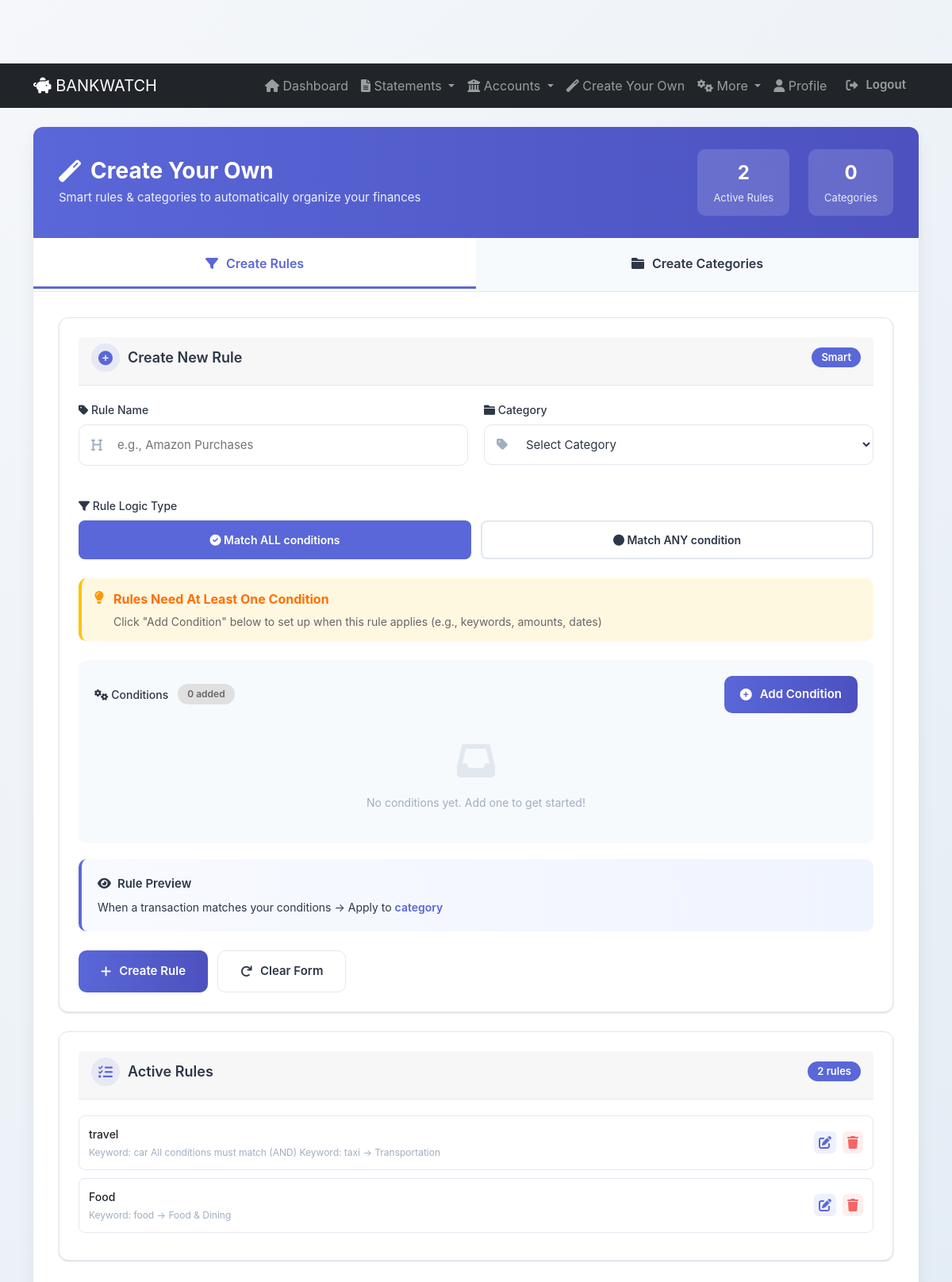
The app's page /analyzer/create-your-own/ (signed in) with its own data.
### analyzer/models.py (models this page shows, shortened)
class Rule(models.Model):
    user = models.ForeignKey(User, on_delete=models.CASCADE, related_name='rules')
    name = models.CharField(max_length=100)
    category = models.CharField(max_length=20, choices=Transaction.CATEGORY_CHOICES, default='OTHER')
    is_active = models.BooleanField(default=True)
    created_at = models.DateTimeField(auto_now_add=True)
    updated_at = models.DateTimeField(auto_now=True)
    RULE_TYPE_CHOICES = [
        ('AND', 'All conditions must match (AND)'),
        ('OR', 'Any condition matches (OR)'),
    ]
    rule_type = models.CharField(max_length=3, choices=RULE_TYPE_CHOICES, default='AND')

class RuleCondition(models.Model):
    rule = models.ForeignKey(Rule, on_delete=models.CASCADE, related_name='conditions')
    CONDITION_TYPE_CHOICES = [
        ('KEYWORD', 'Keyword in Description'),
        ('AMOUNT', 'Amount Range'),
        ('DATE', 'Date Range'),
        ('SOURCE', 'Transaction Source/Channel'),
    ]
    condition_type = models.CharField(max_length=20, choices=CONDITION_TYPE_CHOICES)
    keyword = models.CharField(max_length=100, blank=True)
    keyword_match_type = models.CharField(max_length=20, choices=[
        ('CONTAINS', 'Contains'),
        ('STARTS_WITH', 'Starts With'),
        ('ENDS_WITH', 'Ends With'),
        ('EXACT', 'Exact Match'),
    ], blank=True)
    amount_operator = models.CharField(max_length=20, choices=[
        ('EQUALS', 'Equals'),
        ('GREATER_THAN', 'Greater Than'),
        ('LESS_THAN', 'Less Than'),
        ('BETWEEN', 'Between'),
        ('GREATER_THAN_EQUAL', 'Greater Than or Equal'),
        ('LESS_THAN_EQUAL', 'Less Than or Equal'),
    ], blank=True)
    amount_value = models.DecimalField(max_digits=12, decimal_places=2, null=True, blank=True)
    amount_value2 = models.DecimalField(max_digits=12, decimal_places=2, null=True, blank=True)
    date_start = models.DateField(null=True, blank=True)
    date_end = models.DateField(null=True, blank=True)
    source_channel = models.CharField(max_length=50, blank=True, choices=[
        ('PAYTM', 'Paytm'),
        ('PHONEPE', 'PhonePe'),
        ('GOOGLE_PAY', 'Google Pay'),
        ('UPI', 'UPI'),
        ('DEBIT_CARD', 'Debit Card'),
        ('CREDIT_CARD', 'Credit Card'),
        ('NET_BANKING', 'Net Banking'),
        ('CHEQUE', 'Cheque'),
        ('NEFT', 'NEFT'),
        ('RTGS', 'RTGS'),
    ])
    def __str__(self):
        if self.condition_type == 'KEYWORD':
            return f"Keyword: {self.keyword}"
        elif self.condition_type == 'AMOUNT':
            if self.amount_operator == 'BETWEEN' and self.amount_value2:
                return f"Amount between {self.amount_value} and {self.amount_value2}"
            return f"Amount {self.get_amount_operator_display()}: {self.amount_value}"
        elif self.condition_type == 'DATE':
            return f"Date: {self.date_start} to {self.date_end}"
        elif self.condition_type == 'SOURCE':
            return f"Source: {self.get_source_channel_display()}"
        return f"Condition #{self.id}"

### analyzer/views.py (the view)
# urls.py: path('create-your-own/', views.create_your_own, name='create_your_own'),
@login_required
def create_your_own(request):
    rules = Rule.objects.filter(user=request.user).order_by('-created_at')
    custom_categories = CustomCategory.objects.filter(user=request.user).order_by('-created_at')
    context = {
        'total_rules': rules.count(),
        'total_categories': custom_categories.count(),
        'rules': rules,
        'custom_categories': custom_categories,
        'categories': Transaction.CATEGORY_CHOICES,
    }
    return render(request, 'analyzer/create_your_own.html', context)

### templates/analyzer/create_your_own.html (shortened to what this page needs)
{% extends "base.html" %}
{% load static %}
{% block content %}
<div class="container-main">
    <div class="header">
        <div class="header-content">
            <h2><i class="fas fa-magic"></i> Create Your Own</h2>
            <p>Smart rules & categories to automatically organize your finances</p>
        </div>
        <div class="stats">
            <div class="stat-item">
                <div class="stat-number" id="rulesCount">{{ total_rules }}</div>
                <div class="stat-label">Active Rules</div>
            </div>
            <div class="stat-item">
                <div class="stat-number" id="categoriesCount">{{ total_categories }}</div>
                <div class="stat-label">Categories</div>
            </div>
        </div>
    </div>
    <div class="tabs">
        <div class="tab active" onclick="switchTab('rules')">
            <i class="fas fa-filter"></i> Create Rules
        </div>
        <div class="tab" onclick="switchTab('categories')">
            <i class="fas fa-folder"></i> Create Categories
        </div>
    </div>
    <div id="rules" class="section active">
        <div class="card">
            <div class="card-header">
                <h4><i class="fas fa-plus-circle"></i> Create New Rule</h4>
                <span class="badge">Smart</span>
            </div>
            <form id="ruleForm" method="POST" action="{% url 'create_rule_ajax' %}">
                <div class="form-row">
                    <div class="form-group">
                        <label for="ruleName"><i class="fas fa-tag"></i> Rule Name</label>
                        <div class="input-with-icon">
                            <input type="text" id="ruleName" name="name" placeholder="e.g., Amazon Purchases" required>
                        </div>
                    </div>
                    <div class="form-group">
                        <label for="ruleCategory"><i class="fas fa-folder"></i> Category</label>
                        <div class="input-with-icon">
                            <select id="ruleCategory" name="category" required>
                                <option value="">Select Category</option>
                            </select>
                        </div>
                    </div>
                </div>
                <div class="form-group">
                    <label><i class="fas fa-filter"></i> Rule Logic Type</label>
                    <div class="logic-type-toggle">
                        <button type="button" class="logic-btn active" data-logic="AND" onclick="setLogicType('AND', this)">
                            <i class="fas fa-check-circle"></i> Match ALL conditions
                        </button>
                        <button type="button" class="logic-btn" data-logic="OR" onclick="setLogicType('OR', this)">
                            <i class="fas fa-circle"></i> Match ANY condition
                        </button>
                    </div>
                </div>
                <div style="padding: 14px 16px; background: #fff8e1; border-radius: 10px; margin-bottom: 20px; border-left: 4px solid #ffc107; display: flex; align-items: flex-start; gap: 12px;">
                    <i class="fas fa-lightbulb" style="color: #ff9800; font-size: 16px; margin-top: 2px; flex-shrink: 0;"></i>
                    <div style="flex: 1;">
                        <strong style="color: #ff6f00; display: block; margin-bottom: 6px;">Rules Need At Least One Condition</strong>
                        <small style="color: #666; display: block;">Click "Add Condition" below to set up when this rule applies (e.g., keywords, amounts, dates)</small>
                    </div>
                </div>
                <div class="conditions-container">
                    <div style="display: flex; justify-content: space-between; align-items: center; margin-bottom: 16px;">
                        <div style="display: flex; align-items: center; gap: 12px;">
                            <label style="margin: 0;"><i class="fas fa-cogs"></i> Conditions</label>
                            <span id="conditionCount" style="display: inline-block; background: #e0e0e0; color: #666; padding: 4px 12px; border-radius: 20px; font-size: 12px; font-weight: 600;">0 added</span>
                        </div>
                        <button type="button" class="btn btn-primary" style="min-width: 160px; padding: 12px 20px;" onclick="openConditionBuilder()">
                            <i class="fas fa-plus-circle"></i> Add Condition
                        </button>
                    </div>
                    <div id="conditionsDisplay" style="min-height: 80px;">
                        <div class="empty-state" style="padding: 20px 0;">
                            <i class="fas fa-inbox"></i><br>
                            <small>No conditions yet. Add one to get started!</small>
                        </div>
                    </div>
                </div>
                <div class="preview">
                    <div class="preview-title">
                        <i class="fas fa-eye"></i> Rule Preview
                    </div>
                    <div class="preview-content" id="rulePreview">
                        When a transaction matches your conditions → Apply to <span class="highlight">category</span>
                    </div>
                </div>
                <div class="button-group">
                    <button type="submit" class="btn btn-primary" id="submitRuleBtn" style="min-width: 140px;">
                        <i class="fas fa-plus"></i> Create Rule
                    </button>
                    <button type="button" class="btn btn-secondary" onclick="resetRuleForm()">
                        <i class="fas fa-redo"></i> Clear Form
                    </button>
                </div>
            </form>
        </div>
        <div class="card">
            <div class="card-header">
                <h4><i class="fas fa-list-check"></i> Active Rules</h4>
                <span class="badge" id="activeRulesCount">{{ total_rules }} rules</span>
            </div>
            <div id="rulesContainer">
                {% if rules %}
                    {% for rule in rules %}
                        <div class="rule-item" data-rule-id="{{ rule.id }}">
                            <div class="rule-details">
                                <div class="rule-name">{{ rule.name }}</div>
                                <div class="rule-condition">
                                    {% if rule.conditions.all %}
                                        {% for condition in rule.conditions.all %}
                                            <span>{{ condition }}</span>
                                            {% if not forloop.last %}<span> {{ rule.get_rule_type_display }} </span>{% endif %}
                                        {% endfor %}
                                        → {{ rule.get_category_display }}
                                    {% else %}
                                        No conditions added
                                    {% endif %}
                                </div>
                            </div>
                            <div class="rule-actions">
                                <i class="fas fa-edit" onclick="editRule({{ rule.id }})"></i>
                                <i class="fas fa-trash" onclick="deleteRule({{ rule.id }})"></i>
                            </div>
                        </div>
                    {% endfor %}
                {% else %}
                    <div class="empty-state">
                        <i class="fas fa-inbox"></i><br>
                        <small>No rules yet. Create your first rule above!</small>
                    </div>
                {% endif %}
            </div>
        </div>
    </div>
</div>
{% endblock %}

### records on screen
Rule: name "travel", rule_type "All conditions must match (AND)", category "Transportation"
RuleCondition: condition_type+keyword "Keyword: car"
RuleCondition: condition_type+keyword "Keyword: taxi"
Rule: name "Food", category "Food & Dining"
RuleCondition: condition_type+keyword "Keyword: food"

### other values on screen
{{ total_rules }} "2"
{{ total_categories }} "0"
